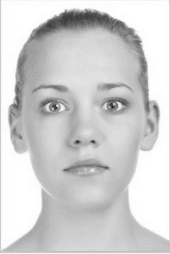
#> input picture CendalesLuis_hw2/cara_02_grisesMF.png, 170 x 254 px
$ python Fourier.py
#> lines starting #> are read from the running program, lines starting #| are printed output that depends on the picture
import numpy as np
import matplotlib.pylab as plt
from scipy.fftpack import fft, fftfreq, fft2, ifft2

seria=plt.imread("cara_02_grisesMF.png")
#> seria is the input picture: shape (254, 170) float32; min 0.125, max 1, mean 0.816
feliz=plt.imread("cara_03_grisesMF.png")
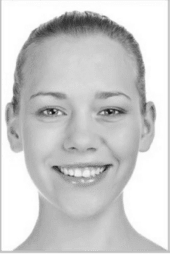
#> input picture CendalesLuis_hw2/cara_03_grisesMF.png, 170 x 254 px
#> feliz is the input picture: shape (254, 170) float32; min 0.0784, max 1, mean 0.803

print(np.shape(feliz))
#| (254, 170)

def LowP(imagen,corte=.1):
    r,M=np.shape(imagen)
    if(M%2!=0):
        M+=1
    h=np.sin(2*np.pi*corte*(imagen-(M/2)))/(imagen-(M/2))
    w=0.54-0.46*np.cos(2*np.pi*imagen/M)
    im=w*h
    return im

Fseria=fft2(seria).real
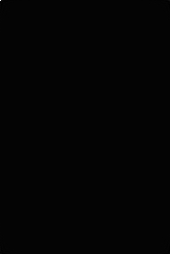
#> Fseria: shape (254, 170) float32; min -635.1, max 35247.8, mean 0.8; drawn with min black and max white
Fseria=np.log10(abs(Fseria))
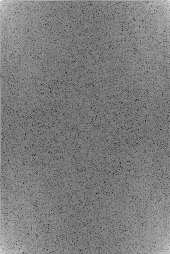
#> Fseria: shape (254, 170) float32; min -4.22, max 4.55, mean 0.0893; drawn with min black and max white
print(np.shape(Fseria))
#| (254, 170)
print(Fseria)
#> (printed output is left out)

filtro=LowP(Fseria)
#> in LowP, `h=np.sin(2*np.pi*corte*(imagen-(M/2)))/(imagen-(M/2))`:
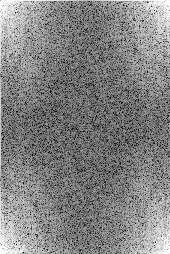
#> h: shape (254, 170) float32; min -0.0114, max 0.0121, mean 0.000662; drawn with min black and max white
#> in LowP, `w=0.54-0.46*np.cos(2*np.pi*imagen/M)`:
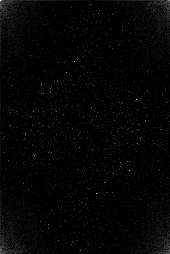
#> w: shape (254, 170) float32; min 0.08, max 0.0865, mean 0.0801; drawn with min black and max white
IFseria=ifft2(filtro).real


plt.figure()
plt.subplot(2,2,1)
plt.imshow(seria)
plt.subplot(2,2,2)
plt.imshow(filtro)
plt.subplot(2,2,3)
plt.imshow(IFseria)
plt.subplot(2,2,4)
plt.imshow(np.log10(abs(IFseria)))
plt.savefig("filtro.png")
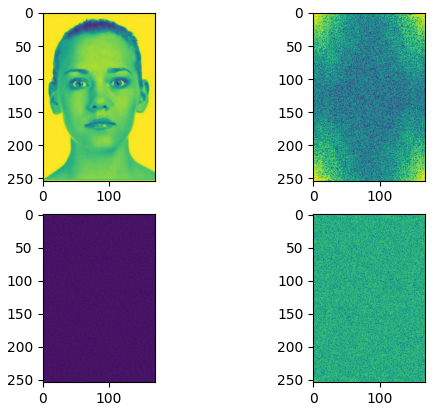
#> figure drawn by matplotlib, 4 panels
plt.close()
